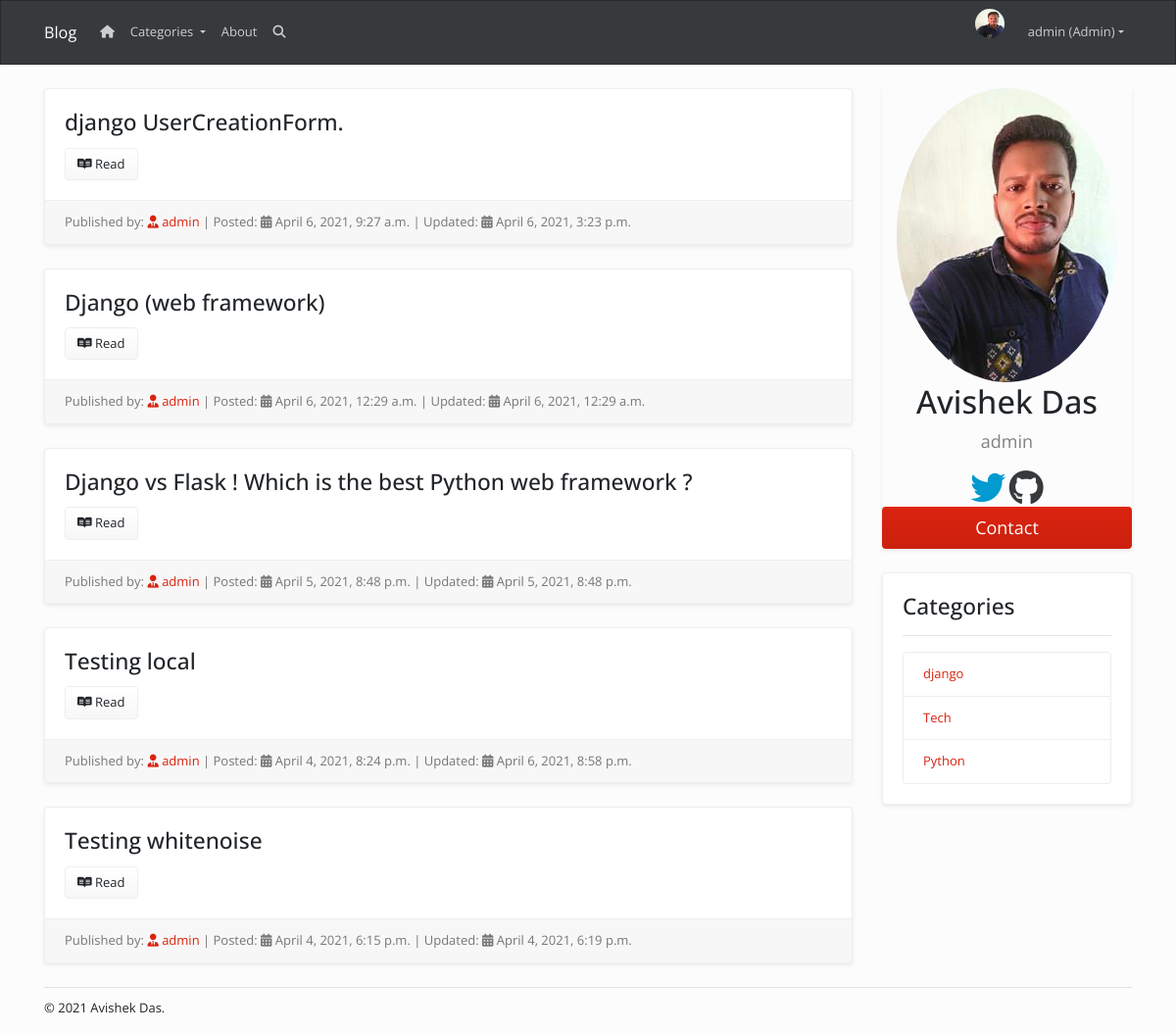
The app's page / (signed in) with its own data.
### accounts/models.py (models this page shows, shortened)
class Profile(models.Model):
    user = models.OneToOneField(
        User, null=True, blank=True, on_delete=models.CASCADE)
    bio=models.TextField(blank=True,null=True)
    twitter_id=models.CharField(max_length=100,blank=True,null=True)
    github_id = models.CharField(max_length=100, blank=True, null=True)
    profile_pic = models.ImageField(default='profile_pic.png',
                                    upload_to=user_directory_path, null=True, blank=True)
    created = models.DateTimeField(auto_now_add=True)
    updated=models.DateTimeField(auto_now=True)

### posts/models.py (models this page shows, shortened)
class Post(models.Model):
    options = (
        ('draft','Draft'),
        ('published','Published')
    )
    category=models.ForeignKey(Category,related_name='product',default=1,on_delete=models.SET_NULL,null=True,blank=True)
    title = models.CharField(max_length=200, blank=True, null=True)
    slug = models.SlugField(max_length=200, unique=True, blank=True, null=True)
    created = models.DateTimeField(auto_now_add=True)
    updated = models.DateTimeField(auto_now=True)
    author = models.ForeignKey(User, on_delete=models.CASCADE, blank=True, null=True)
    content = RichTextUploadingField(blank=True, null=True)
    status=models.CharField(max_length=10,choices=options,default='draft')
    class Meta:
        ordering=['-created']
    def get_absolute_url(self):
        return reverse('posts:post-detail', args=[self.slug])

class Category(models.Model):
    name=models.CharField(max_length=200,db_index=True)
    slug=models.SlugField(max_length=200,unique=True)
    class Meta:
        verbose_name_plural = 'categories'

### posts/views.py (the view)
# urls.py: path('',views.PostList.as_view(),name='all-posts'),
class PostList(ListView):
    model=Post
    template_name='posts/index.html'
    context_object_name='posts'
    paginate_by=5
    def get_context_data(self, **kwargs):
        context = super().get_context_data(**kwargs)
        context['title'] = 'Home'
        return context
    def get_queryset(self):
        return Post.objects.filter(status='published')

### accounts/views.py (called while the page is built)
def site_user(request):
	return{
		'user':User.objects.first()
	}

### posts/views.py (called while the page is built)
def categories(request):
    return {
        'categories':Category.objects.all(),
    }

### posts/templates/posts/index.html (shortened to what this page needs)
{% extends 'posts/layout.html' %} {% block content %}
<div class="row">
  <div class="col-md-9">
    {% for post in posts %}
    <div class="card my-4 shadow-sm">
      <div class="card-body">
        <h3 class="card-title">{{post.title}}</h3>
        <a href="{{post.get_absolute_url}}" class='btn btn-light' ><i class="fab fa-readme"></i>&nbsp;Read</a>
      </div>
      <div class="card-footer text-muted">
        Published by: <a href="{% url 'accounts:user-profile' %}"><i class='fas fa-user-tie'></i>&nbsp;{{post.author}}</a> |
        Posted: <i class='fas fa-calendar-alt'></i>&nbsp;{{post.created}} |
        Updated: <i class='fas fa-calendar-alt'></i>&nbsp;{{post.updated}}
      </div>
    </div>
    {% endfor%}
  </div>
  {% include 'posts/sidebar.html' %}
</div>
{% endblock %}

### posts/templates/posts/navbar.html (shortened to what this page needs)
<nav class="navbar navbar-expand-lg navbar-dark bg-dark">
  <div class="container">
    <a class="navbar-brand" href="{% url 'posts:all-posts' %}">Blog</a>
    <div class="collapse navbar-collapse" id="navbarResponsive">
      <ul class="navbar-nav mr-auto">
        <li class="nav-item">
          <a class="nav-link" href="{% url 'posts:all-posts' %}"
            ><i class='fas fa-home'></i>
          </a>
        </li>
        <li class="nav-item dropdown">
        <a class="nav-link dropdown-toggle" href="#" id="navbarDropdown" role="button" data-toggle="dropdown" aria-haspopup="true" aria-expanded="false">
          Categories
        </a>
      </li>
        <li class="nav-item">
          <a class="nav-link" href="{% url 'posts:about' %}">About</a>
        </li>
        <li class="nav-item">
          <a class="nav-link" href="#"><i class="fas fa-search"></i></a>
        </li>
      </ul>
      <ul class="navbar-nav ml-auto">
        {% if request.user.is_authenticated %}
        <li class="nav-item">
          <img
            class="d-flex mr-3 rounded-circle"
            src="{{user.profile.profile_pic.url}}"
            alt="profile pic"
            id="profile-pic"
          />
        </li>
        <li class="nav-item dropdown">
          {% if request.user.is_superuser %}
          <a
            class="nav-link dropdown-toggle"
            data-toggle="dropdown"
            href="#"
            role="button"
            aria-haspopup="true"
            aria-expanded="false"
          >
            {{request.user}} (Admin)</a
          >
          {% endif %}
        </li>
        {% else %}
        <li class="nav-item">
          <a class="nav-link" href="{% url 'login' %}">Login</a>
        </li>
      </ul>
      {% endif %}
    </div>
  </div>
</nav>

### posts/templates/posts/sidebar.html (shortened to what this page needs)
<div class="col-md-3">
  <div class="profile-card shadow-sm my-4">
    <img
      src="{{user.profile.profile_pic.url}}"
      alt="author"
      style="height: 50%; border-radius: 50%"
    />
    <h1>{{user.first_name}} {{user.last_name}}</h1>
    <p class="title">{{user.username}}</p>
    <a
      href="https://twitter.com/{{user.profile.twitter_id}}"
      target="_blank"
      ><i class="fa fa-twitter text-info" style="font-size: 36px"></i
    ></a>
    <a
      href="https://github.com/{{user.profile.github_id}}"
      target="_blank"
      ><i class="fa fa-github text-dark" style="font-size: 36px"></i
    ></a>
    <p><button class="btn btn-primary button">Contact</button></p>
  </div>
  <div class="card my-4 shadow-sm">
    <div class="card-body">
      <h3>Categories</h3>
      <hr />
      <ul class="list-group">
        {% for category in categories %}
        <li
          class="list-group-item d-flex justify-content-between align-items-center"
        >
          <a href="{% url 'posts:category_list' category.slug %}"
            >{{category.name}}</a
          >
        </li>
        {% endfor %}
      </ul>
    </div>
  </div>
</div>

### static/css/style.css (style rules this page uses)
#profile-pic { width: 30px; height: 30px; }
.card-body { padding: 20px; }
.profile-card { box-shadow: 0 4px 8px 0 rgba(0, 0, 0, 0.2); max-width: 300px; margin: auto; text-align: center; }
.title { color: grey; font-size: 18px; }
.button { border: none; outline: 0; display: inline-block; padding: 8px; color: white; background-color: #000; text-align: center; cursor: pointer; width: 100%; font-size: 18px; }

### records on screen
Post: title "django UserCreationForm.", author "admin", created "April 6, 2021, 9:27 a.m.", updated "April 6, 2021, 3:23 p.m."
Post: title "Django (web framework)", author "admin", created "April 6, 2021, 12:29 a.m.", updated "April 6, 2021, 12:29 a.m."
Post: title "Django vs Flask ! Which is the best Python web framework ?", author "admin", created "April 5, 2021, 8:48 p.m.", updated "April 5, 2021, 8:48 p.m."
Post: title "Testing local", author "admin", created "April 4, 2021, 8:24 p.m.", updated "April 6, 2021, 8:58 p.m."
Post: title "Testing whitenoise", author "admin", created "April 4, 2021, 6:15 p.m.", updated "April 4, 2021, 6:19 p.m."
Category: name "django"
Category: name "Tech"
Category: name "Python"

### other values on screen
{{ request.user }} "admin"
{{ user.first_name }} "Avishek"
{{ user.last_name }} "Das"
{{ user.username }} "admin"
